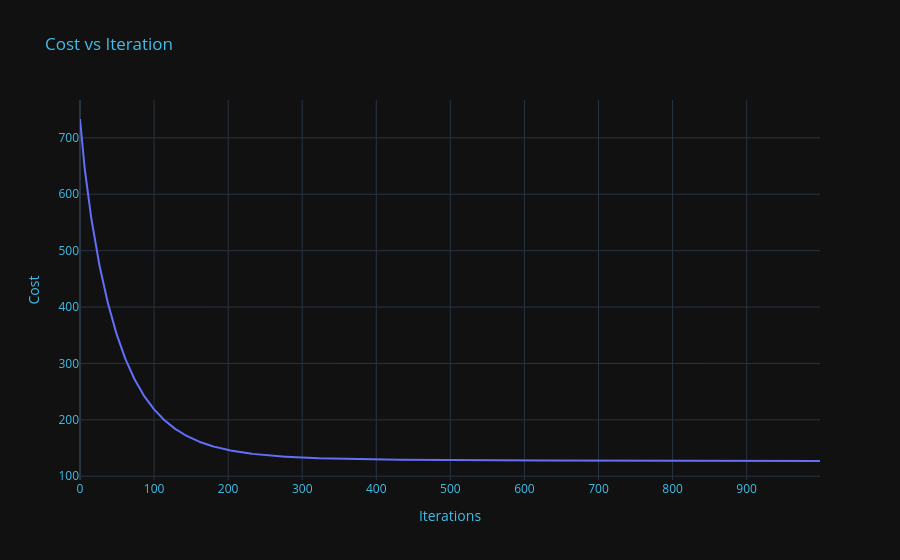

The code cell stored with this chart in its notebook:
### Code cell
poly_model = Polynomial_Linear_Regression(learning_rate=0.01, rate_decay=0.001, degree=9)
poly_model.fit(X=X_train, y=y_train, iterations= 1000)

### Figure 1 — Plotly figure (JSON) as saved in the notebook; plotly's stock layout.template omitted (floating-point values rounded to 4 significant figures; data arrays with more than 128 entries replaced by an {"elided": "..."} marker saying what was removed)
{"data": [{"hovertemplate": "x=%{x}<br>y=%{y}<extra></extra>", "legendgroup": "", "line": {"color": "#636efa", "dash": "solid"}, "marker": {"symbol": "circle"}, "mode": "lines", "name": "", "orientation": "v", "showlegend": false, "type": "scatter", "x": {"elided": "1000 int values"}, "xaxis": "x", "y": {"elided": "1000 float values"}, "yaxis": "y"}], "layout": {"legend": {"tracegroupgap": 0}, "title": {"font": {"color": "#41BEE9"}, "text": "Cost vs Iteration"}, "xaxis": {"anchor": "y", "color": "#41BEE9", "domain": [0, 1], "title": {"text": "Iterations"}}, "yaxis": {"anchor": "x", "color": "#41BEE9", "domain": [0, 1], "title": {"text": "Cost"}}}}
